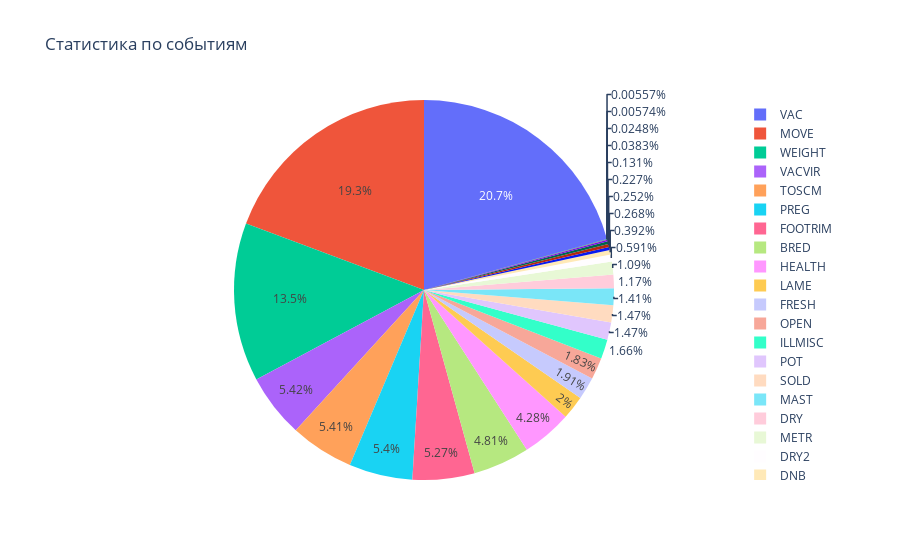

Here is the notebook cell this chart was saved with:
### Markdown cell above
# Статистика по ивентам

### Code cell
labels= EVENTS

values=[]
for i in range(len(EVENTS)):
    values.append( df[df['event']==EVENTS[i]].shape[0])
trace=[go.Pie(labels=labels,values=values)]
layout=go.Layout(
    title='Статистика по событиям'
)
fig=go.Figure(data=trace,layout=layout)
fig.show()

### Figure 1 — Plotly figure (JSON) as saved in the notebook; plotly's stock layout.template omitted (floating-point values rounded to 4 significant figures)
{"data": [{"labels": ["ABORT", "TOSCM", "NULSCM", "DNB", "BRED", "FRESH", "PREG", "PREGBEF", "DRY", "DRY2", "OPEN", "WEIGHT", "DEAD", "MOVE", "SOLD", "VAC", "VACVIR", "FOOTRIM", "HEALTH", "BROKE", "POT", "ILLMISC", "LAME", "KETOS", "MAST", "METR", "PARES", "RP"], "type": "pie", "values": [1343, 32040, 147, 2322, 28497, 11292, 31982, 33, 6908, 3503, 10862, 79855, 776, 114399, 8705, 122450, 32081, 31215, 25375, 34, 8728, 9813, 11826, 1494, 8368, 6447, 227, 1585]}], "layout": {"title": {"text": "Статистика по событиям"}}}
